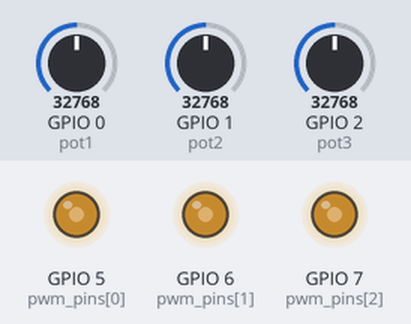
A program run on a simulated ESP32 board running MicroPython. Parts: output pins drawn as LEDs (lit = HIGH). The test bench sets the inputs (shaded band); at power-on: GPIO 0 (pot1) = 32768, GPIO 1 (pot2) = 32768, GPIO 2 (pot3) = 32768 (analog values on the 0–65535 scale).

Above: at 1.2 s.
1.3 s: GPIO 0 (pot1) set to 45874
At 1.6 s:
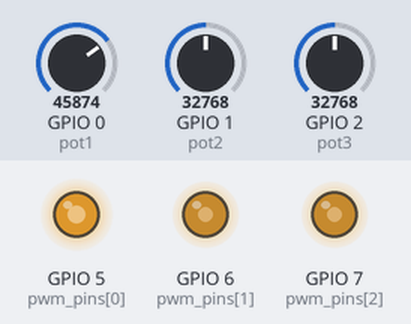
2.8 s: GPIO 1 (pot2) set to 45874
At 3.9 s:
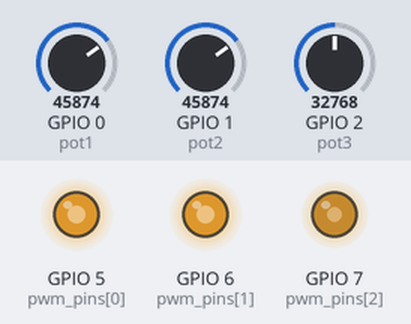
4.3 s: GPIO 2 (pot3) set to 45874
At 5.1 s:
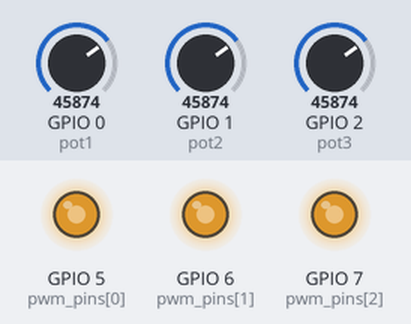
5.8 s: GPIO 0 (pot1) set to 57670
At 6.2 s:
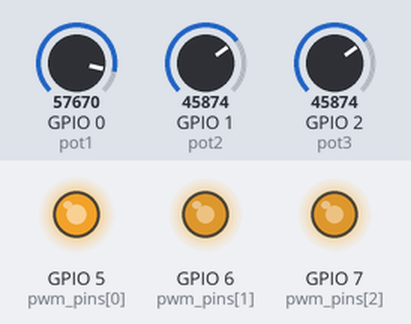
7.3 s: GPIO 1 (pot2) set to 57670
At 8.5 s:
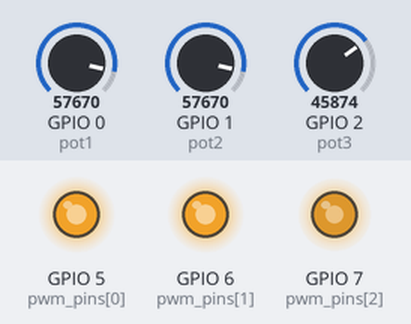
8.8 s: GPIO 2 (pot3) set to 57670
At 9.7 s:
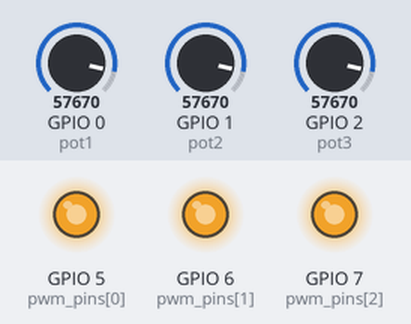
Timing chart, 0 to 11.3 s (numbered marks = the images above; inputs shaded):
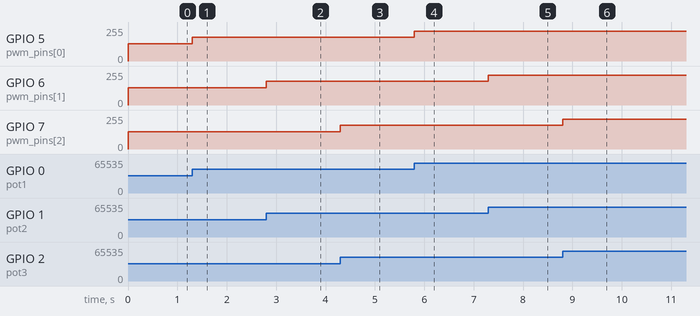

Measured:
- after the input at 1.3 s, GPIO 5 (pwm_pins[0]): 128/255 → 178/255 at once
- after the input at 2.8 s, GPIO 6 (pwm_pins[1]): 128/255 → 178/255 at once
- after the input at 4.3 s, GPIO 7 (pwm_pins[2]): 128/255 → 178/255 at once
- after the input at 5.8 s, GPIO 5 (pwm_pins[0]): 178/255 → 224/255 at once
- after the input at 7.3 s, GPIO 6 (pwm_pins[1]): 178/255 → 224/255 at once
- after the input at 8.8 s, GPIO 7 (pwm_pins[2]): 178/255 → 224/255 at once

The program:

niki_srdiecko.py
```python
import time
from machine import Pin, PWM, ADC


RED = 0
GREEN = 1
BLUE = 2

adcpin1 = 0
adcpin2 = 1
adcpin3 = 2

pot1 = ADC(adcpin1)
pot2 = ADC(adcpin2)
pot3 = ADC(adcpin3)

pwm_pins = [5,6,7]

pwms = [PWM(Pin(pwm_pins[RED])),
        PWM(Pin(pwm_pins[GREEN])),
        PWM(Pin(pwm_pins[BLUE]))
        ]
[pwm.freq(1000) for pwm in pwms]
def ReadPotentiometer1():
    pot = ADC(adcpin1)

    adc_value1 = pot.read_u16()
    return adc_value1

def ReadPotentiometer2():
    pot = ADC(adcpin2)

    adc_value2 = pot.read_u16()
    return adc_value2

def ReadPotentiometer3():
    pot = ADC(adcpin3)

    adc_value3 = pot.read_u16()
    return adc_value3

while True:
    potvalue1 = ReadPotentiometer1()
    potvalue2 = ReadPotentiometer2()
    potvalue3 = ReadPotentiometer3()

    pwms[RED].duty_u16(int(potvalue1))
    pwms[GREEN].duty_u16(int(potvalue2))
    pwms[BLUE].duty_u16(int(potvalue3))
```
